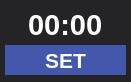
<?xml version="1.0" encoding="UTF-8"?>
<ui version="4.0">
 <class>Form</class>
 <widget class="QWidget" name="Form">
  <property name="geometry">
   <rect>
    <x>0</x>
    <y>0</y>
    <width>131</width>
    <height>82</height>
   </rect>
  </property>
  <property name="minimumSize">
   <size>
    <width>20</width>
    <height>20</height>
   </size>
  </property>
  <property name="font">
   <font>
    <pointsize>18</pointsize>
    <bold>true</bold>
   </font>
  </property>
  <property name="windowTitle">
   <string>Form</string>
  </property>
  <property name="styleSheet">
   <string notr="true">background-color: #242325;
color: white;</string>
  </property>
  <layout class="QGridLayout" name="gridLayout">
   <property name="leftMargin">
    <number>5</number>
   </property>
   <property name="topMargin">
    <number>5</number>
   </property>
   <property name="rightMargin">
    <number>5</number>
   </property>
   <property name="bottomMargin">
    <number>5</number>
   </property>
   <property name="spacing">
    <number>0</number>
   </property>
   <item row="1" column="0" colspan="2">
    <widget class="QPushButton" name="pushButton">
     <property name="minimumSize">
      <size>
       <width>30</width>
       <height>30</height>
      </size>
     </property>
     <property name="font">
      <font>
       <pointsize>16</pointsize>
       <bold>true</bold>
      </font>
     </property>
     <property name="styleSheet">
      <string notr="true">QPushButton {
	border: none;
	background-color: #4357AD;
	color: white;
}

QPushButton:pressed {
	border: none;
	background-color: #213aa6;
	color: white;
}</string>
     </property>
     <property name="text">
      <string>SET</string>
     </property>
    </widget>
   </item>
   <item row="0" column="0">
    <widget class="QLineEdit" name="lineEdit">
     <property name="font">
      <font>
       <pointsize>22</pointsize>
       <bold>true</bold>
      </font>
     </property>
     <property name="inputMask">
      <string>00:00</string>
     </property>
     <property name="text">
      <string>00:00</string>
     </property>
     <property name="frame">
      <bool>false</bool>
     </property>
     <property name="alignment">
      <set>Qt::AlignCenter</set>
     </property>
    </widget>
   </item>
  </layout>
 </widget>
 <resources/>
 <connections/>
</ui>
